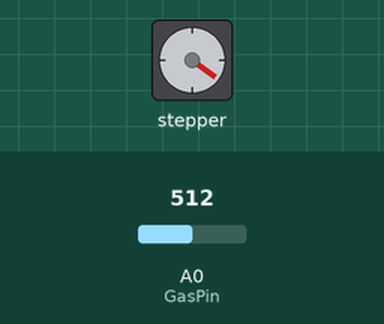
This sketch was run on a simulated Arduino Uno, built with avr-gcc and run on an emulated ATmega328P. On the bench: stepper motor. Inputs (shaded band) come from the test bench; at power-on: A0 (GasPin) = 512. Stepper angles assume 2048 steps per turn; what the sketch prints to the serial monitor is not drawn.

Above: at 3.4 s.
3.5 s: A0 (GasPin) set to 240
At 6.9 s:
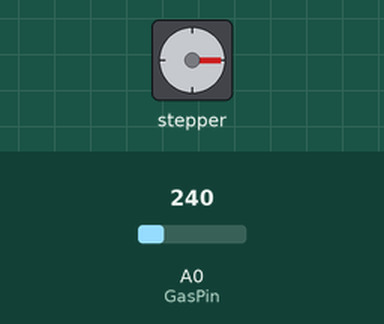
7.0 s: A0 (GasPin) set to 260
At 10.1 s:
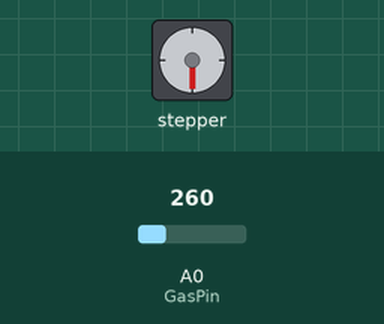
Timing chart, 0 to 22.9 s (numbered marks = the images above; inputs shaded):
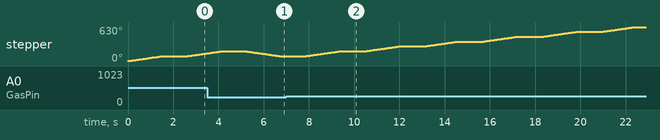

The sketch:

cb_Gas.ino
```cpp
#include <Stepper.h>      // Thư viện Stepper dùng để điều khiển động cơ bước
const int stepsPerRevolution = 2048; // Số bước cần để động cơ bước quay trọn một vòng
Stepper myStepper(stepsPerRevolution, 8, 10, 9, 11); // Khai báo đối tượng động cơ bước với các chân điều khiển
const int GasPin = A0;    // Chân kết nối cảm biến khí gas (analog pin A0)
int val = 0;              // Giá trị đọc từ cảm biến khí gas

void setup() {
  myStepper.setSpeed(10);   // Đặt tốc độ quay của động cơ bước là 10 RPM
  Serial.begin(9600);       // Khởi tạo giao tiếp Serial ở tốc độ 9600 baud
}
void loop() {
  val = analogRead(GasPin); // Đọc giá trị từ cảm biến khí gas
  Serial.print("Gia tri khi gas: ");
  Serial.println(val);      // Hiển thị giá trị khí gas lên Serial Monitor
  if (val > 250) { // Nếu giá trị khí gas lớn hơn 250
    Serial.println("Quay theo chiều kim đồng hồ...");
    myStepper.step(stepsPerRevolution / 4); // Quay động cơ 1/4 vòng theo chiều kim đồng hồ
    delay(100);
  } else { // Nếu giá trị khí gas nhỏ hơn hoặc bằng 250
    Serial.println("Quay ngược chiều kim đồng hồ...");
    myStepper.step(-stepsPerRevolution / 4); // Quay động cơ 1/4 vòng ngược chiều kim đồng hồ
    delay(100);
  }
  delay(1000); // Chờ 1 giây trước khi lặp lại
} 
```
